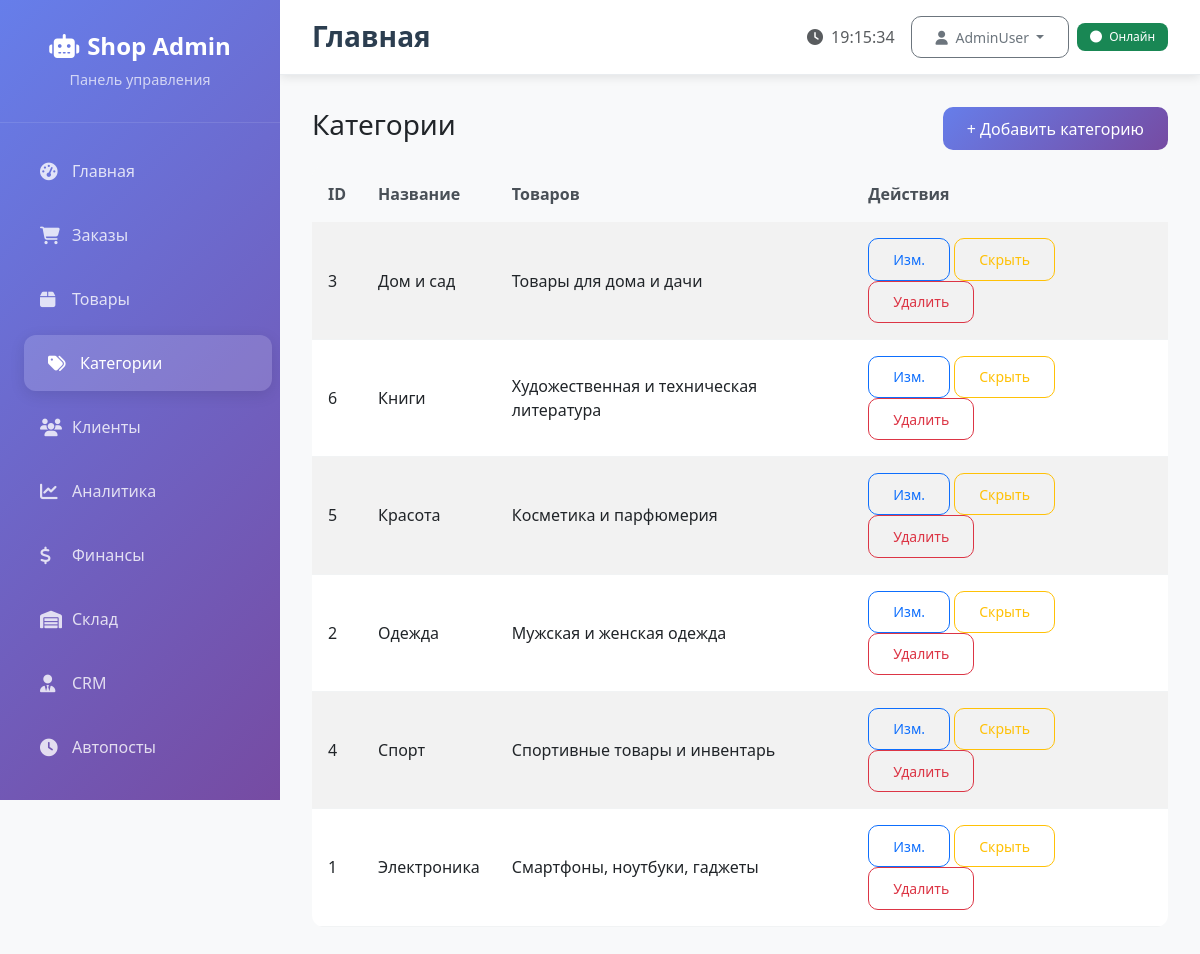
Page /categories (signed in) on the committed database.
### tables this page shows
CREATE TABLE categories (
    id INTEGER PRIMARY KEY AUTOINCREMENT,
    name TEXT NOT NULL,
    description TEXT,
    emoji TEXT,
    is_active INTEGER DEFAULT 1,
    created_at TIMESTAMP DEFAULT CURRENT_TIMESTAMP
);

### web_admin/app.py (the view)
    def decorated_function(*args, **kwargs):
        if not session.get('logged_in'):
            return redirect(url_for('login'))
        return f(*args, **kwargs)

### database.py (called while the page is built, shortened)
    def execute_query(self, query, params=None):
        try:
            conn = sqlite3.connect(self.db_path)
            cursor = conn.cursor()
            if params:
                cursor.execute(query, params)
            else:
                cursor.execute(query)
            q = query.strip().upper()
            if q.startswith('SELECT'):
                result = cursor.fetchall()
            return result
        except Exception as e:
            logging.info(f"Ошибка выполнения запроса: {e}")
            return None
        finally:
            if 'conn' in locals():
                conn.close()

### web_admin/app.py (called while the page is built)
def login_required(f):
    def decorated_function(*args, **kwargs):
        if not session.get('logged_in'):
            return redirect(url_for('login'))
        return f(*args, **kwargs)
    decorated_function.__name__ = f.__name__
    return decorated_function

@app.route('/categories')
@login_required
def categories():
    categories_data = db.execute_query('''
        SELECT c.id, c.name, c.description, c.emoji, c.is_active,
               COUNT(p.id) as products_count
        FROM categories c
        LEFT JOIN products p ON c.id = p.category_id AND p.is_active = 1
        GROUP BY c.id, c.name, c.description, c.emoji, c.is_active
        ORDER BY c.name
    ''')
    return render_template('categories.html', categories=categories_data or [])

### web_admin/templates/categories.html (shortened to what this page needs)
{% extends 'base.html' %}
{% block content %}
<div class="d-flex align-items-center justify-content-between mb-3">
  <h1 class="h3">Категории</h1>
  <a class="btn btn-primary" href="{{ url_for('add_category') }}">+ Добавить категорию</a>
</div>
<div class="table-responsive">
<table class="table table-striped align-middle">
  <thead><tr><th>ID</th><th>Название</th><th>Товаров</th><th>Действия</th></tr></thead>
  <tbody>
  {% for c in categories %}
    <tr><td>{{ c[0] }}</td><td>{{ c[1] }}</td><td>{{ c[2] or 0 }}</td><td>
      <a class="btn btn-sm btn-outline-primary" href="{{ url_for('edit_category', cid=c[0]) }}">Изм.</a>
      <form method="post" action="{{ url_for('toggle_category', cid=c[0]) }}" style="display:inline">
        <button class="btn btn-sm btn-outline-warning" type="submit">{% if c[3] %}Скрыть{% else %}Показать{% endif %}</button>
      </form>
      <form method="post" action="{{ url_for('delete_category', cid=c[0]) }}" style="display:inline" onsubmit="return confirm('Удалить категорию?')">
        <button class="btn btn-sm btn-outline-danger" type="submit">Удалить</button>
      </form>
    </td>
  </tr>
  {% endfor %}
  </tbody>
</table>
</div>
{% endblock %}

### web_admin/templates/base.html (shortened to what this page needs)
<!DOCTYPE html>
<html lang="ru">
<head>
    <link href="https://cdn.jsdelivr.net/npm/bootstrap@5.3.0/dist/css/bootstrap.min.css" rel="stylesheet">
    <link href="https://cdnjs.cloudflare.com/ajax/libs/font-awesome/6.4.0/css/all.min.css" rel="stylesheet">
    <link rel="stylesheet" href="{{ url_for('static', filename='css/admin.css') }}">
</head>
<body>
    <nav class="sidebar">
        <div class="sidebar-brand">
            <h3><i class="fas fa-robot me-2"></i>Shop Admin</h3>
            <p>Панель управления</p>
        </div>
        <ul class="nav flex-column mt-3">
            <li class="nav-item">
                <a class="nav-link {{ 'active' if request.endpoint == 'dashboard' }}" href="{{ url_for('dashboard') }}">
                    <i class="fas fa-tachometer-alt"></i>
                    Главная
                </a>
            </li>
            <li class="nav-item">
                <a class="nav-link {{ 'active' if request.endpoint == 'orders' }}" href="{{ url_for('orders') }}">
                    <i class="fas fa-shopping-cart"></i>
                    Заказы
                </a>
            </li>
            <li class="nav-item">
                <a class="nav-link {{ 'active' if request.endpoint == 'products' }}" href="{{ url_for('products') }}">
                    <i class="fas fa-box"></i>
                    Товары
                </a>
            </li>
            <li class="nav-item">
                <a class="nav-link {{ 'active' if request.endpoint == 'categories' }}" href="{{ url_for('categories') }}">
                    <i class="fas fa-tags"></i>
                    Категории
                </a>
            </li>
            <li class="nav-item">
                <a class="nav-link {{ 'active' if request.endpoint == 'customers' }}" href="{{ url_for('customers') }}">
                    <i class="fas fa-users"></i>
                    Клиенты
                </a>
            </li>
            <li class="nav-item">
                <a class="nav-link {{ 'active' if request.endpoint == 'analytics_page' }}" href="{{ url_for('analytics_page') }}">
                    <i class="fas fa-chart-line"></i>
                    Аналитика
                </a>
            </li>
            <li class="nav-item">
                <a class="nav-link {{ 'active' if request.endpoint == 'financial' }}" href="{{ url_for('financial_page') }}">
                    <i class="fas fa-dollar-sign"></i>
                    Финансы
                </a>
            </li>
            <li class="nav-item">
                <a class="nav-link {{ 'active' if request.endpoint == 'inventory_page' }}" href="{{ url_for('inventory_page') }}">
                    <i class="fas fa-warehouse"></i>
                    Склад
                </a>
            </li>
            <li class="nav-item">
                <a class="nav-link {{ 'active' if request.endpoint == 'crm_page' }}" href="{{ url_for('crm_page') }}">
                    <i class="fas fa-user-tie"></i>
                    CRM
                </a>
            </li>
            <li class="nav-item">
                <a class="nav-link {{ 'active' if request.endpoint == 'scheduled_posts' }}" href="{{ url_for('scheduled_posts') }}">
                    <i class="fas fa-clock"></i>
                    Автопосты
                </a>
            </li>
        </ul>
    </nav>
    <div class="main-content">
        <div class="top-navbar">
            <div class="d-flex justify-content-between align-items-center">
                <h1 class="page-header">{% block page_title %}Главная{% endblock %}</h1>
                <div class="d-flex align-items-center">
                    <span class="text-muted me-3">
                        <i class="fas fa-clock me-1"></i>
                        <span id="current-time"></span>
                    </span>
                    <div class="dropdown">
                        <button class="btn btn-outline-secondary btn-sm dropdown-toggle" type="button"
                                data-bs-toggle="dropdown" aria-expanded="false">
                            <i class="fas fa-user me-1"></i>
                            AdminUser
                        </button>
                    </div>
                    <div class="badge bg-success ms-2">
                        <i class="fas fa-circle me-1"></i>
                        Онлайн
                    </div>
                </div>
            </div>
        </div>
        <div class="content-area">
            {% block content %}{% endblock %}
        </div>
    </div>
</body>
</html>

### web_admin/static/css/admin.css (style rules this page uses)
:root { --primary-gradient: linear-gradient(135deg, #667eea 0%, #764ba2 100%); --success-gradient: linear-gradient(135deg, #11998e 0%, #38ef7d 100%); --warning-gradient: linear-gradient(135deg, #f093fb 0%, #f5576c 100%); --info-gradient: linear-gradient(135deg, #4facfe 0%, #00f2fe 100%); --sidebar-width: 280px; }
body { font-family: 'Segoe UI', Tahoma, Geneva, Verdana, sans-serif; background-color: #f8f9fa; }
.sidebar { position: fixed; top: 0; left: 0; height: 100vh; width: var(--sidebar-width); background: var(--primary-gradient); z-index: 1000; transition: all 0.3s ease; overflow-y: auto; }
.sidebar-brand { padding: 2rem 1.5rem; text-align: center; border-bottom: 1px solid rgba(255,255,255,0.1); }
.sidebar-brand h3 { color: white; margin: 0; font-weight: 700; font-size: 1.5rem; }
.sidebar-brand p { color: rgba(255,255,255,0.7); margin: 0.5rem 0 0 0; font-size: 0.9rem; }
.sidebar .nav-link { color: rgba(255,255,255,0.8); padding: 1rem 1.5rem; margin: 0.25rem 1rem; border-radius: 12px; transition: all 0.3s ease; display: flex; align-items: center; font-weight: 500; }
.sidebar .nav-link i { width: 20px; margin-right: 12px; font-size: 1.1rem; }
.sidebar .nav-link:hover, .sidebar .nav-link.active { color: white; background-color: rgba(255,255,255,0.15); transform: translateX(8px); box-shadow: 0 4px 15px rgba(0,0,0,0.1); }
.main-content { margin-left: var(--sidebar-width); min-height: 100vh; padding: 0; }
.top-navbar { background: white; padding: 1rem 2rem; box-shadow: 0 2px 10px rgba(0,0,0,0.1); border-bottom: 1px solid #e9ecef; }
.page-header { margin: 0; font-size: 1.75rem; font-weight: 600; color: #2c3e50; }
.content-area { padding: 2rem; }
.btn { border-radius: 10px; font-weight: 500; padding: 0.6rem 1.5rem; transition: all 0.3s ease; }
.btn-primary { background: var(--primary-gradient); border: none; }
.table { border-radius: 12px; overflow: hidden; }
.table thead th { background-color: #f8f9fa; border: none; font-weight: 600; color: #495057; padding: 1rem; }
.table tbody td { padding: 1rem; border-color: #f1f3f4; vertical-align: middle; }
.badge { border-radius: 8px; font-weight: 500; padding: 0.5rem 0.8rem; }

### rows in the picture
categories: id "3", name "Дом и сад", description "Товары для дома и дачи", emoji "Скрыть"
categories: id "6", name "Книги", description "Художественная и техническая литература", emoji "Скрыть"
categories: id "5", name "Красота", description "Косметика и парфюмерия", emoji "Скрыть"
categories: id "2", name "Одежда", description "Мужская и женская одежда", emoji "Скрыть"
categories: id "4", name "Спорт", description "Спортивные товары и инвентарь", emoji "Скрыть"
categories: id "1", name "Электроника", description "Смартфоны, ноутбуки, гаджеты", emoji "Скрыть"
